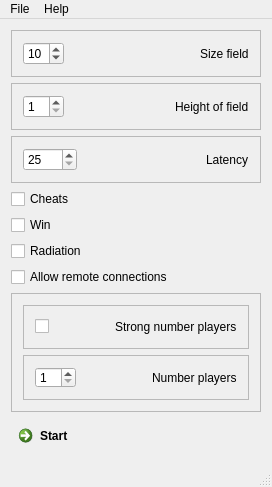
<?xml version="1.0" encoding="UTF-8"?>
<ui version="4.0">
 <class>MainWindow</class>
 <widget class="QMainWindow" name="MainWindow">
  <property name="geometry">
   <rect>
    <x>0</x>
    <y>0</y>
    <width>272</width>
    <height>456</height>
   </rect>
  </property>
  <property name="windowTitle">
   <string>Labyrus</string>
  </property>
  <widget class="QWidget" name="centralWidget">
   <layout class="QVBoxLayout" name="verticalLayout_2">
    <item>
     <widget class="QFrame" name="frame_4">
      <property name="frameShape">
       <enum>QFrame::StyledPanel</enum>
      </property>
      <property name="frameShadow">
       <enum>QFrame::Plain</enum>
      </property>
      <layout class="QHBoxLayout" name="horizontalLayout_3">
       <item>
        <widget class="QSpinBox" name="fieldSize">
         <property name="minimum">
          <number>4</number>
         </property>
         <property name="maximum">
          <number>60</number>
         </property>
         <property name="value">
          <number>10</number>
         </property>
        </widget>
       </item>
       <item>
        <spacer name="horizontalSpacer_2">
         <property name="orientation">
          <enum>Qt::Horizontal</enum>
         </property>
         <property name="sizeHint" stdset="0">
          <size>
           <width>40</width>
           <height>20</height>
          </size>
         </property>
        </spacer>
       </item>
       <item>
        <widget class="QLabel" name="label_3">
         <property name="text">
          <string>Size field</string>
         </property>
        </widget>
       </item>
      </layout>
     </widget>
    </item>
    <item>
     <widget class="QFrame" name="frame">
      <property name="frameShape">
       <enum>QFrame::StyledPanel</enum>
      </property>
      <property name="frameShadow">
       <enum>QFrame::Plain</enum>
      </property>
      <layout class="QHBoxLayout" name="horizontalLayout_5">
       <item>
        <widget class="QSpinBox" name="heightOfField">
         <property name="minimum">
          <number>1</number>
         </property>
         <property name="maximum">
          <number>30</number>
         </property>
        </widget>
       </item>
       <item>
        <spacer name="horizontalSpacer_5">
         <property name="orientation">
          <enum>Qt::Horizontal</enum>
         </property>
         <property name="sizeHint" stdset="0">
          <size>
           <width>40</width>
           <height>20</height>
          </size>
         </property>
        </spacer>
       </item>
       <item>
        <widget class="QLabel" name="label_5">
         <property name="text">
          <string>Height of field</string>
         </property>
        </widget>
       </item>
      </layout>
     </widget>
    </item>
    <item>
     <widget class="QFrame" name="frame_5">
      <property name="frameShape">
       <enum>QFrame::StyledPanel</enum>
      </property>
      <property name="frameShadow">
       <enum>QFrame::Plain</enum>
      </property>
      <layout class="QHBoxLayout" name="horizontalLayout_4">
       <item>
        <widget class="QSpinBox" name="spinBox">
         <property name="minimum">
          <number>25</number>
         </property>
         <property name="maximum">
          <number>1000</number>
         </property>
         <property name="singleStep">
          <number>25</number>
         </property>
        </widget>
       </item>
       <item>
        <spacer name="horizontalSpacer_4">
         <property name="orientation">
          <enum>Qt::Horizontal</enum>
         </property>
         <property name="sizeHint" stdset="0">
          <size>
           <width>40</width>
           <height>20</height>
          </size>
         </property>
        </spacer>
       </item>
       <item>
        <widget class="QLabel" name="label_4">
         <property name="text">
          <string>Latency</string>
         </property>
        </widget>
       </item>
      </layout>
     </widget>
    </item>
    <item>
     <widget class="QCheckBox" name="cheats">
      <property name="text">
       <string>Cheats</string>
      </property>
     </widget>
    </item>
    <item>
     <widget class="QCheckBox" name="win">
      <property name="text">
       <string>Win</string>
      </property>
     </widget>
    </item>
    <item>
     <widget class="QCheckBox" name="radiation">
      <property name="text">
       <string>Radiation</string>
      </property>
     </widget>
    </item>
    <item>
     <widget class="QCheckBox" name="allowConnections">
      <property name="text">
       <string>Allow remote connections</string>
      </property>
     </widget>
    </item>
    <item>
     <widget class="QFrame" name="widget">
      <property name="frameShape">
       <enum>QFrame::StyledPanel</enum>
      </property>
      <layout class="QVBoxLayout" name="verticalLayout_4">
       <item>
        <widget class="QFrame" name="frame_3">
         <property name="frameShape">
          <enum>QFrame::StyledPanel</enum>
         </property>
         <property name="frameShadow">
          <enum>QFrame::Raised</enum>
         </property>
         <layout class="QHBoxLayout" name="horizontalLayout_2">
          <item>
           <widget class="QCheckBox" name="strong">
            <property name="text">
             <string/>
            </property>
           </widget>
          </item>
          <item>
           <spacer name="horizontalSpacer_3">
            <property name="orientation">
             <enum>Qt::Horizontal</enum>
            </property>
            <property name="sizeHint" stdset="0">
             <size>
              <width>40</width>
              <height>20</height>
             </size>
            </property>
           </spacer>
          </item>
          <item>
           <widget class="QLabel" name="label_2">
            <property name="text">
             <string>Strong number players</string>
            </property>
           </widget>
          </item>
         </layout>
        </widget>
       </item>
       <item>
        <widget class="QFrame" name="frame_2">
         <property name="frameShape">
          <enum>QFrame::StyledPanel</enum>
         </property>
         <layout class="QHBoxLayout" name="horizontalLayout">
          <item>
           <widget class="QSpinBox" name="numberPlayers">
            <property name="minimum">
             <number>1</number>
            </property>
            <property name="maximum">
             <number>12</number>
            </property>
           </widget>
          </item>
          <item>
           <spacer name="horizontalSpacer">
            <property name="orientation">
             <enum>Qt::Horizontal</enum>
            </property>
            <property name="sizeHint" stdset="0">
             <size>
              <width>40</width>
              <height>20</height>
             </size>
            </property>
           </spacer>
          </item>
          <item>
           <widget class="QLabel" name="label">
            <property name="text">
             <string>Number players</string>
            </property>
           </widget>
          </item>
         </layout>
        </widget>
       </item>
      </layout>
     </widget>
    </item>
    <item>
     <spacer name="verticalSpacer">
      <property name="orientation">
       <enum>Qt::Vertical</enum>
      </property>
      <property name="sizeHint" stdset="0">
       <size>
        <width>20</width>
        <height>40</height>
       </size>
      </property>
     </spacer>
    </item>
    <item>
     <widget class="QCommandLinkButton" name="start">
      <property name="text">
       <string>Start</string>
      </property>
     </widget>
    </item>
   </layout>
  </widget>
  <widget class="QMenuBar" name="menuBar">
   <property name="geometry">
    <rect>
     <x>0</x>
     <y>0</y>
     <width>272</width>
     <height>19</height>
    </rect>
   </property>
   <widget class="QMenu" name="menuFile">
    <property name="title">
     <string>File</string>
    </property>
    <addaction name="actionExit"/>
   </widget>
   <widget class="QMenu" name="menuHelp">
    <property name="title">
     <string>Help</string>
    </property>
    <addaction name="actionAbout"/>
    <addaction name="actionAbout_Qt"/>
   </widget>
   <addaction name="menuFile"/>
   <addaction name="menuHelp"/>
  </widget>
  <widget class="QStatusBar" name="statusBar"/>
  <action name="actionAbout">
   <property name="text">
    <string>About</string>
   </property>
  </action>
  <action name="actionAbout_Qt">
   <property name="text">
    <string>About Qt</string>
   </property>
  </action>
  <action name="actionExit">
   <property name="text">
    <string>exit</string>
   </property>
  </action>
 </widget>
 <layoutdefault spacing="6" margin="11"/>
 <resources/>
 <connections/>
</ui>
